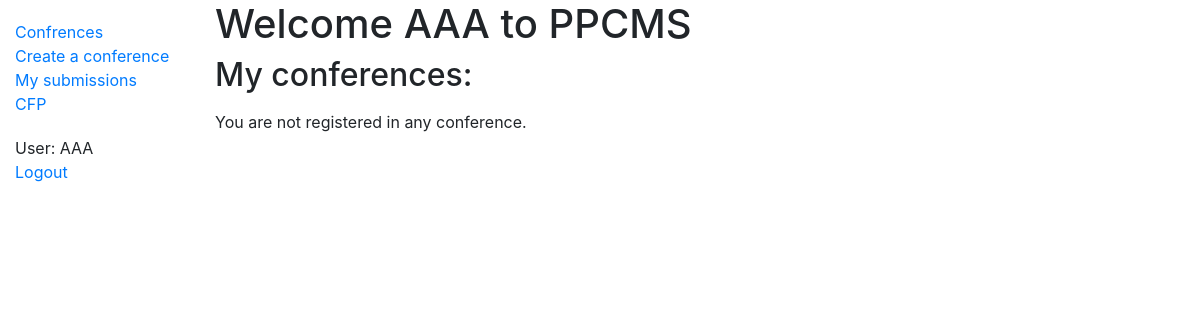
/conference/ (signed in), run on an earlier commit of the app's database.
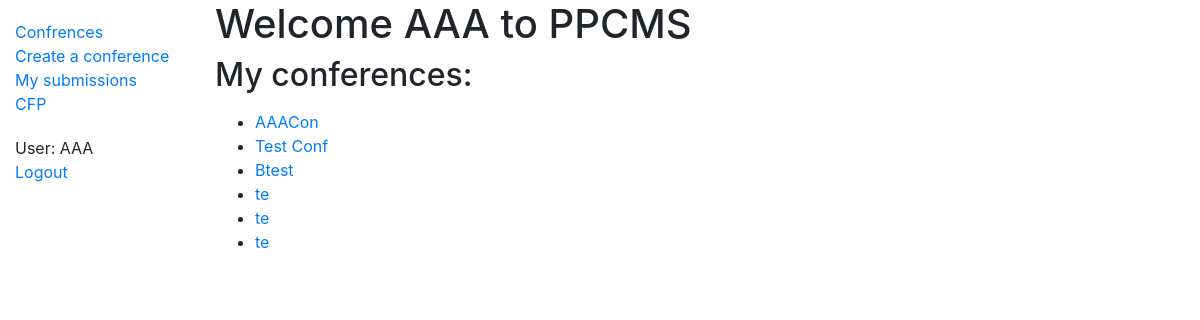
And on a later commit of the database.
### conference/models.py (models this page shows, shortened)
class Conference(models.Model):
    CID = models.UUIDField(primary_key=True, default=uuid.uuid4, editable=False) #The Conference ID
    name = models.CharField(max_length=200, help_text='Enter the conference name') #The conference name
    acronym = models.CharField(max_length=50, help_text='Enter the Acronym of the conference', null=True) #The conference Acronym
    web_page = models.URLField(max_length=200, help_text='Enter the web page of your conference', default="") #The conference web page
    venue = models.CharField(max_length=200, help_text="Enter the venue of the conference", null=True) # Location
    city = models.CharField(max_length=200, help_text="Enter the city of the conference", default="") # Location
    country = models.CharField(max_length=200, help_text="Enter the country/region of the conference", default="") # Location
    start_date = models.DateField(help_text="Enter the start date of the conference", default=timezone.now, blank=True) # The conference data
    end_date = models.DateField(help_text="Enter the end date of the conference", default=timezone.now, blank=True) # The conference data
    phase = models.IntegerField(choices=((1,'registration'),(2,'submission'),(3,'review'),(4,'discussion'),(5,'notification')), default=1)
    PCM = models.ManyToManyField(CustomUser, related_name="conference_PCM", blank=True, default="")
    chair = models.ForeignKey(CustomUser, on_delete=models.RESTRICT, related_name="conference_chair", default=1)
    def get_absolute_url(self):
        return reverse('conference-details', args=[str(self.CID)])

### conference/views.py (the view)
# urls.py: path('', views.index, name='index'),
@login_required
def index(request):
    conferences_list = get_objects_for_user(request.user, 'conference.view_conference')
    user_roles = ConferenceUserRole.objects.filter(role_user=request.user)
    for conference in conferences_list:
        conference.test = 'hi'
    invitations_list = ConferencePCMInvitation.objects.get_active()
    context= {
        'conferences_list': conferences_list,
        'invitations_list': invitations_list,
        'user_roles': user_roles,
    }
    return render(request, 'index.html', context=context)

### account/backend.py (called while the page is built)
    def get_user(self, user_id):
        try:
            user = UserModel.objects.get(pk=user_id)
        except UserModel.DoesNotExist:
            return None
        return user if self.user_can_authenticate(user) else None

### conference/models.py (called while the page is built)
    def get_active(self):
        return self.exclude(self.get_expured_query())

    def get_expured_query(self):
        expiration_date = timezone.now() - timedelta(
            days=settings.INVITATION_EXPIRY)
        query = Q(accepted=True) | Q(invitation_date__lt=expiration_date)
        return query

### conference/templates/index.html (shortened to what this page needs)
{% extends "base_generic.html" %}
{% block content %}
  <h1>Welcome {{request.user.username}} to PPCMS </h1>
  <h2>My conferences:</h2>
  <p>{% if conferences_list %}</p>
    <ul>
    {% for conference in conferences_list %}
        <li> <a href="{{conference.get_absolute_url}}">{{ conference.name }}</a>
      </li>
    {% endfor %}
    </ul>
  {% else %}
    <p>You are not registered in any conference.</p>
  {% endif %}
{% endblock %}

What changed in the data, as far as the page shows it:
added Conference: name "AAACon"
added Conference: name "Test Conf"
added Conference: name "Btest"
added Conference: name "te"
added Conference: name "te"
added Conference: name "te"
Also different on the page:
text no longer shown: "You are not registered in any conference."
